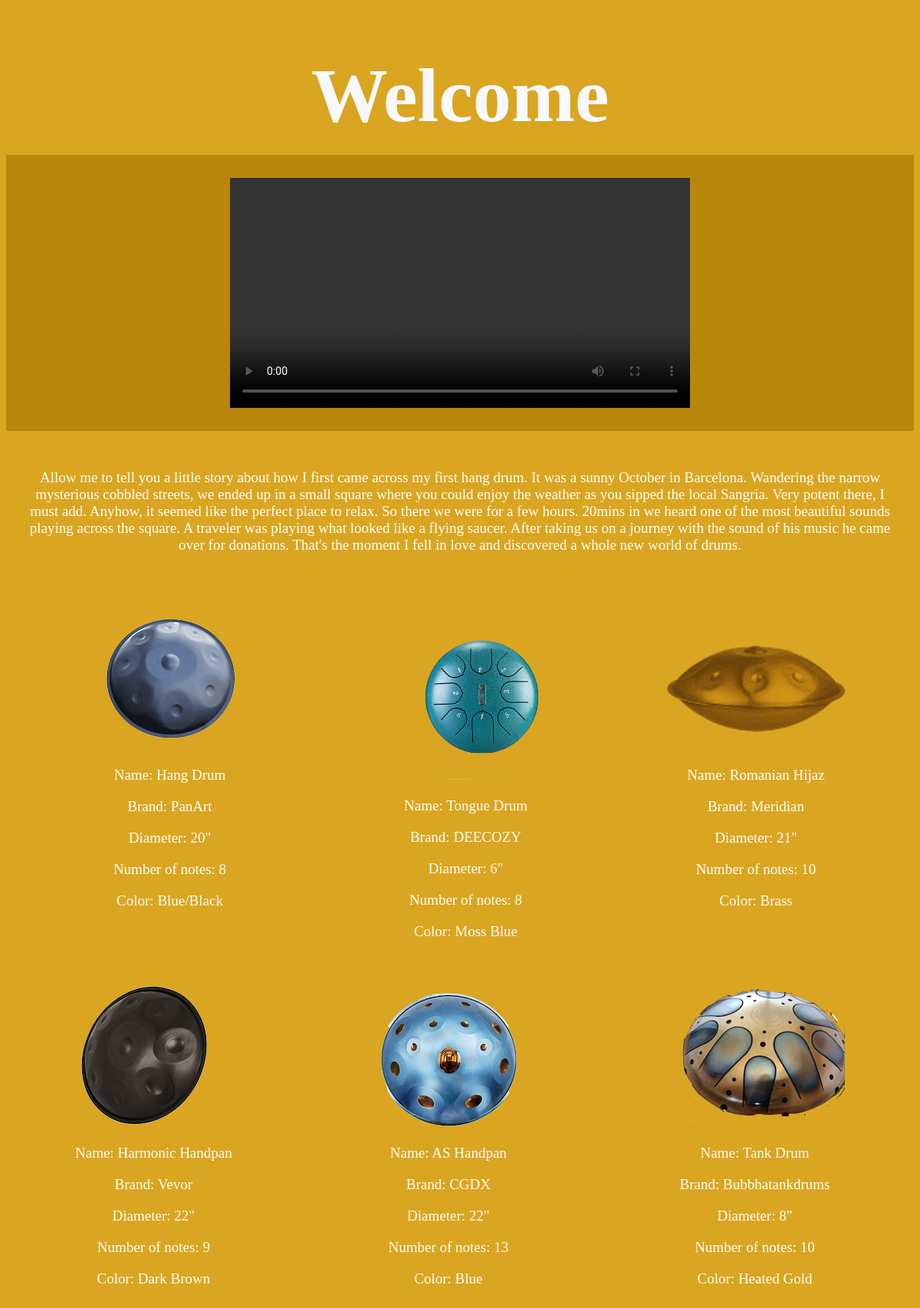
The page / on the database its author committed.
### tables this page shows
CREATE TABLE `steeldrums` (
  `id` int(11) unsigned NOT NULL AUTO_INCREMENT,
  `name` varchar(255) NOT NULL DEFAULT '',
  `manufacturer` varchar(255) NOT NULL DEFAULT '',
  `inches` int(11) NOT NULL,
  `notes` int(4) NOT NULL,
  `color` varchar(255) NOT NULL DEFAULT '',
  `cost` decimal(11,2) NOT NULL,
  `img-url` varchar(225) DEFAULT '',
  PRIMARY KEY (`id`)
);

### functions.php (the view, shortened to what this page needs)
<?php
function retrieveDrums(PDO $db) : array {
    $query = $db->prepare("SELECT `name`, `manufacturer`, `inches`, `notes`, `color`, `img-url` FROM steeldrums;");
    $query->execute();
    return $query->fetchAll();
}
function displayDrumHtml(array $drums) : string {
    $druminfo = '';
    foreach ($drums as $drum) {
        $druminfo .= '<div class="drum">' . '<img src="Drums/' .$drum['img-url'] . '"/>' .
            '<p>Name: ' . $drum['name'] . ' </p>' .
            '<p>Brand: ' . $drum['manufacturer'] . '</p>' .
            '<p>Diameter: ' . $drum['inches'].'"'. '</p>' .
            '<p>Number of notes: ' . $drum['notes'] . '</p>' .
            '<p>Color: ' . $drum['color'] . '</p>'
            . '</div>';
    }
    return $druminfo;
}

### index.php (shortened to what this page needs)
<?php
require_once 'functions.php';
$db = getDb();
$drums = retrieveDrums($db);
$drumHtml = displayDrumHtml($drums);
?>
<!DOCTYPE html>
<html lang="en-GB">
<head>
    <link rel="stylesheet" href="styles.css" type="text/css" >
</head>
<body>
<header>
    <h1>Welcome</h1>
</header>
<section>
    <div class="vid">
        <video controls>
            <source src="optionTwo.mp4" type="video/mp4">
        </video>
    </div>
    <div class="about">
        <p> Allow me to tell you a little story about how I first came across my first hang drum. It was a sunny October in Barcelona.
            Wandering the narrow mysterious cobbled streets, we ended up in a small square where you could enjoy the weather as you sipped the local Sangria.
            Very potent there, I must add. Anyhow, it seemed like the perfect place to relax. So there we were for a few hours.
            20mins in we heard one of the most beautiful sounds playing across the square. A traveler was playing what looked like a
            flying saucer. After taking us on a journey with the sound of his music he came over for donations. That's the
            moment I fell in love and discovered a whole new world of drums.
        </p>
    </div>
</section>
<section class="collection">
    <div class="info">
        <?php
        echo $drumHtml;
        ?>
    </div>
</section>
</body>
</html>

### styles.css (style rules this page uses)
body { margin-top: 50px; background-color: #DAA520; }
h1 { display: flex; justify-content: center; font-family: cursive; font-size: 100px; color: #F8F8FF; margin-bottom: 20px; }
div.vid { background-color: #b8860b; padding-top: 30px; padding-bottom: 30px; }
video { display: block; margin: 0 auto; width: 600px; }
div.about { margin: 50px 20px 50px 20px; }
p { text-align: center; color: #ffffff; font-size: 19px; font-family: Georgia, fantasy; }
section.collection { margin: 50px; }
.info { display: flex; flex-wrap: wrap; justify-content: space-between; margin: 20px }
div.drum { margin: 20px; }

### rows shown on the page
steeldrums: value (picture), name "Hang Drum", manufacturer "PanArt", inches "20", notes "8", color "Blue/Black"
steeldrums: value (picture), name "Tongue Drum", manufacturer "DEECOZY", inches "6", notes "8", color "Moss Blue"
steeldrums: value (picture), name "Romanian Hijaz", manufacturer "Meridian", inches "21", notes "10", color "Brass"
steeldrums: value (picture), name "Harmonic Handpan", manufacturer "Vevor", inches "22", notes "9", color "Dark Brown"
steeldrums: value (picture), name "AS Handpan", manufacturer "CGDX", inches "22", notes "13", color "Blue"
steeldrums: value (picture), name "Tank Drum", manufacturer "Bubbhatankdrums", inches "8", notes "10", color "Heated Gold"
